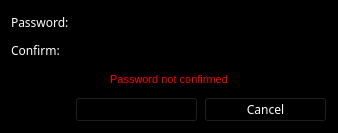
<?xml version="1.0" encoding="UTF-8"?>
<ui version="4.0">
 <class>NewPasswordDialog</class>
 <widget class="QDialog" name="NewPasswordDialog">
  <property name="geometry">
   <rect>
    <x>0</x>
    <y>0</y>
    <width>338</width>
    <height>133</height>
   </rect>
  </property>
  <property name="sizePolicy">
   <sizepolicy hsizetype="Fixed" vsizetype="Fixed">
    <horstretch>0</horstretch>
    <verstretch>0</verstretch>
   </sizepolicy>
  </property>
  <property name="palette">
   <palette>
    <active>
     <colorrole role="WindowText">
      <brush brushstyle="SolidPattern">
       <color alpha="255">
        <red>255</red>
        <green>255</green>
        <blue>255</blue>
       </color>
      </brush>
     </colorrole>
     <colorrole role="Button">
      <brush brushstyle="SolidPattern">
       <color alpha="255">
        <red>0</red>
        <green>0</green>
        <blue>0</blue>
       </color>
      </brush>
     </colorrole>
     <colorrole role="Light">
      <brush brushstyle="SolidPattern">
       <color alpha="255">
        <red>0</red>
        <green>0</green>
        <blue>0</blue>
       </color>
      </brush>
     </colorrole>
     <colorrole role="Midlight">
      <brush brushstyle="SolidPattern">
       <color alpha="255">
        <red>0</red>
        <green>0</green>
        <blue>0</blue>
       </color>
      </brush>
     </colorrole>
     <colorrole role="Dark">
      <brush brushstyle="SolidPattern">
       <color alpha="255">
        <red>0</red>
        <green>0</green>
        <blue>0</blue>
       </color>
      </brush>
     </colorrole>
     <colorrole role="Mid">
      <brush brushstyle="SolidPattern">
       <color alpha="255">
        <red>0</red>
        <green>0</green>
        <blue>0</blue>
       </color>
      </brush>
     </colorrole>
     <colorrole role="Text">
      <brush brushstyle="SolidPattern">
       <color alpha="255">
        <red>255</red>
        <green>255</green>
        <blue>255</blue>
       </color>
      </brush>
     </colorrole>
     <colorrole role="BrightText">
      <brush brushstyle="SolidPattern">
       <color alpha="255">
        <red>255</red>
        <green>255</green>
        <blue>255</blue>
       </color>
      </brush>
     </colorrole>
     <colorrole role="ButtonText">
      <brush brushstyle="SolidPattern">
       <color alpha="255">
        <red>255</red>
        <green>255</green>
        <blue>255</blue>
       </color>
      </brush>
     </colorrole>
     <colorrole role="Base">
      <brush brushstyle="SolidPattern">
       <color alpha="255">
        <red>0</red>
        <green>0</green>
        <blue>0</blue>
       </color>
      </brush>
     </colorrole>
     <colorrole role="Window">
      <brush brushstyle="SolidPattern">
       <color alpha="255">
        <red>0</red>
        <green>0</green>
        <blue>0</blue>
       </color>
      </brush>
     </colorrole>
     <colorrole role="Shadow">
      <brush brushstyle="SolidPattern">
       <color alpha="255">
        <red>0</red>
        <green>0</green>
        <blue>0</blue>
       </color>
      </brush>
     </colorrole>
     <colorrole role="AlternateBase">
      <brush brushstyle="SolidPattern">
       <color alpha="255">
        <red>0</red>
        <green>0</green>
        <blue>0</blue>
       </color>
      </brush>
     </colorrole>
     <colorrole role="ToolTipBase">
      <brush brushstyle="SolidPattern">
       <color alpha="255">
        <red>255</red>
        <green>255</green>
        <blue>220</blue>
       </color>
      </brush>
     </colorrole>
     <colorrole role="ToolTipText">
      <brush brushstyle="SolidPattern">
       <color alpha="255">
        <red>0</red>
        <green>0</green>
        <blue>0</blue>
       </color>
      </brush>
     </colorrole>
    </active>
    <inactive>
     <colorrole role="WindowText">
      <brush brushstyle="SolidPattern">
       <color alpha="255">
        <red>255</red>
        <green>255</green>
        <blue>255</blue>
       </color>
      </brush>
     </colorrole>
     <colorrole role="Button">
      <brush brushstyle="SolidPattern">
       <color alpha="255">
        <red>0</red>
        <green>0</green>
        <blue>0</blue>
       </color>
      </brush>
     </colorrole>
     <colorrole role="Light">
      <brush brushstyle="SolidPattern">
       <color alpha="255">
        <red>0</red>
        <green>0</green>
        <blue>0</blue>
       </color>
      </brush>
     </colorrole>
     <colorrole role="Midlight">
      <brush brushstyle="SolidPattern">
       <color alpha="255">
        <red>0</red>
        <green>0</green>
        <blue>0</blue>
       </color>
      </brush>
     </colorrole>
     <colorrole role="Dark">
      <brush brushstyle="SolidPattern">
       <color alpha="255">
        <red>0</red>
        <green>0</green>
        <blue>0</blue>
       </color>
      </brush>
     </colorrole>
     <colorrole role="Mid">
      <brush brushstyle="SolidPattern">
       <color alpha="255">
        <red>0</red>
        <green>0</green>
        <blue>0</blue>
       </color>
      </brush>
     </colorrole>
     <colorrole role="Text">
      <brush brushstyle="SolidPattern">
       <color alpha="255">
        <red>255</red>
        <green>255</green>
        <blue>255</blue>
       </color>
      </brush>
     </colorrole>
     <colorrole role="BrightText">
      <brush brushstyle="SolidPattern">
       <color alpha="255">
        <red>255</red>
        <green>255</green>
        <blue>255</blue>
       </color>
      </brush>
     </colorrole>
     <colorrole role="ButtonText">
      <brush brushstyle="SolidPattern">
       <color alpha="255">
        <red>255</red>
        <green>255</green>
        <blue>255</blue>
       </color>
      </brush>
     </colorrole>
     <colorrole role="Base">
      <brush brushstyle="SolidPattern">
       <color alpha="255">
        <red>0</red>
        <green>0</green>
        <blue>0</blue>
       </color>
      </brush>
     </colorrole>
     <colorrole role="Window">
      <brush brushstyle="SolidPattern">
       <color alpha="255">
        <red>0</red>
        <green>0</green>
        <blue>0</blue>
       </color>
      </brush>
     </colorrole>
     <colorrole role="Shadow">
      <brush brushstyle="SolidPattern">
       <color alpha="255">
        <red>0</red>
        <green>0</green>
        <blue>0</blue>
       </color>
      </brush>
     </colorrole>
     <colorrole role="AlternateBase">
      <brush brushstyle="SolidPattern">
       <color alpha="255">
        <red>0</red>
        <green>0</green>
        <blue>0</blue>
       </color>
      </brush>
     </colorrole>
     <colorrole role="ToolTipBase">
      <brush brushstyle="SolidPattern">
       <color alpha="255">
        <red>255</red>
        <green>255</green>
        <blue>220</blue>
       </color>
      </brush>
     </colorrole>
     <colorrole role="ToolTipText">
      <brush brushstyle="SolidPattern">
       <color alpha="255">
        <red>0</red>
        <green>0</green>
        <blue>0</blue>
       </color>
      </brush>
     </colorrole>
    </inactive>
    <disabled>
     <colorrole role="WindowText">
      <brush brushstyle="SolidPattern">
       <color alpha="255">
        <red>0</red>
        <green>0</green>
        <blue>0</blue>
       </color>
      </brush>
     </colorrole>
     <colorrole role="Button">
      <brush brushstyle="SolidPattern">
       <color alpha="255">
        <red>0</red>
        <green>0</green>
        <blue>0</blue>
       </color>
      </brush>
     </colorrole>
     <colorrole role="Light">
      <brush brushstyle="SolidPattern">
       <color alpha="255">
        <red>0</red>
        <green>0</green>
        <blue>0</blue>
       </color>
      </brush>
     </colorrole>
     <colorrole role="Midlight">
      <brush brushstyle="SolidPattern">
       <color alpha="255">
        <red>0</red>
        <green>0</green>
        <blue>0</blue>
       </color>
      </brush>
     </colorrole>
     <colorrole role="Dark">
      <brush brushstyle="SolidPattern">
       <color alpha="255">
        <red>0</red>
        <green>0</green>
        <blue>0</blue>
       </color>
      </brush>
     </colorrole>
     <colorrole role="Mid">
      <brush brushstyle="SolidPattern">
       <color alpha="255">
        <red>0</red>
        <green>0</green>
        <blue>0</blue>
       </color>
      </brush>
     </colorrole>
     <colorrole role="Text">
      <brush brushstyle="SolidPattern">
       <color alpha="255">
        <red>0</red>
        <green>0</green>
        <blue>0</blue>
       </color>
      </brush>
     </colorrole>
     <colorrole role="BrightText">
      <brush brushstyle="SolidPattern">
       <color alpha="255">
        <red>255</red>
        <green>255</green>
        <blue>255</blue>
       </color>
      </brush>
     </colorrole>
     <colorrole role="ButtonText">
      <brush brushstyle="SolidPattern">
       <color alpha="255">
        <red>0</red>
        <green>0</green>
        <blue>0</blue>
       </color>
      </brush>
     </colorrole>
     <colorrole role="Base">
      <brush brushstyle="SolidPattern">
       <color alpha="255">
        <red>0</red>
        <green>0</green>
        <blue>0</blue>
       </color>
      </brush>
     </colorrole>
     <colorrole role="Window">
      <brush brushstyle="SolidPattern">
       <color alpha="255">
        <red>0</red>
        <green>0</green>
        <blue>0</blue>
       </color>
      </brush>
     </colorrole>
     <colorrole role="Shadow">
      <brush brushstyle="SolidPattern">
       <color alpha="255">
        <red>0</red>
        <green>0</green>
        <blue>0</blue>
       </color>
      </brush>
     </colorrole>
     <colorrole role="AlternateBase">
      <brush brushstyle="SolidPattern">
       <color alpha="255">
        <red>0</red>
        <green>0</green>
        <blue>0</blue>
       </color>
      </brush>
     </colorrole>
     <colorrole role="ToolTipBase">
      <brush brushstyle="SolidPattern">
       <color alpha="255">
        <red>255</red>
        <green>255</green>
        <blue>220</blue>
       </color>
      </brush>
     </colorrole>
     <colorrole role="ToolTipText">
      <brush brushstyle="SolidPattern">
       <color alpha="255">
        <red>0</red>
        <green>0</green>
        <blue>0</blue>
       </color>
      </brush>
     </colorrole>
    </disabled>
   </palette>
  </property>
  <property name="windowTitle">
   <string>Enter password</string>
  </property>
  <property name="windowIcon">
   <iconset resource="../../resources.qrc">
    <normaloff>:/images/cryptonote</normaloff>:/images/cryptonote</iconset>
  </property>
  <layout class="QGridLayout" name="gridLayout">
   <item row="3" column="1">
    <widget class="QPushButton" name="m_okButton">
     <property name="enabled">
      <bool>false</bool>
     </property>
     <property name="font">
      <font>
       <family>Game of Thrones</family>
      </font>
     </property>
     <property name="text">
      <string>Ok</string>
     </property>
     <property name="default">
      <bool>true</bool>
     </property>
    </widget>
   </item>
   <item row="3" column="2">
    <widget class="QPushButton" name="m_cancelButton">
     <property name="font">
      <font>
       <family>Game of Thrones</family>
      </font>
     </property>
     <property name="text">
      <string>Cancel</string>
     </property>
    </widget>
   </item>
   <item row="0" column="0">
    <widget class="QLabel" name="label">
     <property name="sizePolicy">
      <sizepolicy hsizetype="Maximum" vsizetype="Preferred">
       <horstretch>0</horstretch>
       <verstretch>0</verstretch>
      </sizepolicy>
     </property>
     <property name="font">
      <font>
       <family>Tibetan Machine Uni</family>
      </font>
     </property>
     <property name="text">
      <string>Password:</string>
     </property>
    </widget>
   </item>
   <item row="0" column="1" colspan="2">
    <widget class="QLineEdit" name="m_passwordEdit">
     <property name="sizePolicy">
      <sizepolicy hsizetype="Expanding" vsizetype="Fixed">
       <horstretch>0</horstretch>
       <verstretch>0</verstretch>
      </sizepolicy>
     </property>
     <property name="styleSheet">
      <string notr="true">font: 11pt &quot;Bitstream Charter&quot; rgb(0, 0, 0);</string>
     </property>
     <property name="echoMode">
      <enum>QLineEdit::Password</enum>
     </property>
    </widget>
   </item>
   <item row="1" column="1" colspan="2">
    <widget class="QLineEdit" name="m_passwordConfirmationEdit">
     <property name="styleSheet">
      <string notr="true">font: 11pt &quot;Bitstream Charter&quot; rgb(0, 0, 0);</string>
     </property>
     <property name="echoMode">
      <enum>QLineEdit::Password</enum>
     </property>
    </widget>
   </item>
   <item row="1" column="0">
    <widget class="QLabel" name="label_2">
     <property name="sizePolicy">
      <sizepolicy hsizetype="Maximum" vsizetype="Preferred">
       <horstretch>0</horstretch>
       <verstretch>0</verstretch>
      </sizepolicy>
     </property>
     <property name="font">
      <font>
       <family>Tibetan Machine Uni</family>
      </font>
     </property>
     <property name="text">
      <string>Confirm:</string>
     </property>
    </widget>
   </item>
   <item row="2" column="0" colspan="3">
    <widget class="QLabel" name="m_errorLabel">
     <property name="font">
      <font>
       <pointsize>-1</pointsize>
       <weight>50</weight>
       <italic>false</italic>
       <bold>false</bold>
      </font>
     </property>
     <property name="styleSheet">
      <string notr="true">color: #ff0000; font: 11px;</string>
     </property>
     <property name="text">
      <string>Password not confirmed</string>
     </property>
     <property name="alignment">
      <set>Qt::AlignCenter</set>
     </property>
    </widget>
   </item>
  </layout>
 </widget>
 <tabstops>
  <tabstop>m_passwordEdit</tabstop>
  <tabstop>m_passwordConfirmationEdit</tabstop>
  <tabstop>m_okButton</tabstop>
  <tabstop>m_cancelButton</tabstop>
 </tabstops>
 <resources>
  <include location="../../resources.qrc"/>
 </resources>
 <connections>
  <connection>
   <sender>m_okButton</sender>
   <signal>clicked()</signal>
   <receiver>NewPasswordDialog</receiver>
   <slot>accept()</slot>
   <hints>
    <hint type="sourcelabel">
     <x>147</x>
     <y>102</y>
    </hint>
    <hint type="destinationlabel">
     <x>147</x>
     <y>63</y>
    </hint>
   </hints>
  </connection>
  <connection>
   <sender>m_cancelButton</sender>
   <signal>clicked()</signal>
   <receiver>NewPasswordDialog</receiver>
   <slot>reject()</slot>
   <hints>
    <hint type="sourcelabel">
     <x>241</x>
     <y>102</y>
    </hint>
    <hint type="destinationlabel">
     <x>147</x>
     <y>63</y>
    </hint>
   </hints>
  </connection>
  <connection>
   <sender>m_passwordEdit</sender>
   <signal>textChanged(QString)</signal>
   <receiver>NewPasswordDialog</receiver>
   <slot>checkPassword(QString)</slot>
   <hints>
    <hint type="sourcelabel">
     <x>206</x>
     <y>25</y>
    </hint>
    <hint type="destinationlabel">
     <x>168</x>
     <y>64</y>
    </hint>
   </hints>
  </connection>
  <connection>
   <sender>m_passwordConfirmationEdit</sender>
   <signal>textChanged(QString)</signal>
   <receiver>NewPasswordDialog</receiver>
   <slot>checkPassword(QString)</slot>
   <hints>
    <hint type="sourcelabel">
     <x>206</x>
     <y>64</y>
    </hint>
    <hint type="destinationlabel">
     <x>168</x>
     <y>64</y>
    </hint>
   </hints>
  </connection>
 </connections>
 <slots>
  <slot>checkPassword(QString)</slot>
 </slots>
</ui>
